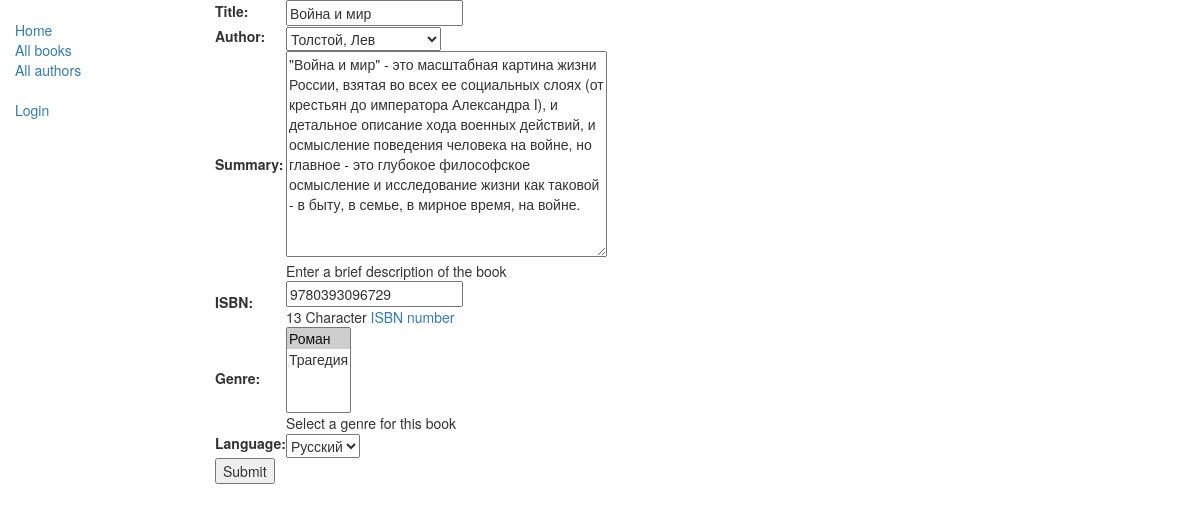
Page /catalog/book/1/update/ on the committed database.
### catalog/models.py (models this page shows, shortened)
class Book(models.Model):
    title = models.CharField(max_length=200)
    author = models.ForeignKey('Author', on_delete=models.SET_NULL, null=True)
    summary = models.TextField(max_length=1000, help_text="Enter a brief description of the book")
    isbn = models.CharField('ISBN', max_length=13,
                            unique=True,
                            help_text='13 Character <a href="https://www.isbn-international.org/content/what-isbn'
                                      '">ISBN number</a>')
    genre = models.ManyToManyField(Genre, help_text="Select a genre for this book")
    language = models.ForeignKey('Language', on_delete=models.SET_NULL, null=True)
    class Meta:
        ordering = ['title', 'author']
    def display_genre(self):
        return ', '.join([genre.name for genre in self.genre.all()[:3]])
    display_genre.short_description = 'Genre'

### catalog/views.py (the view)
# urls.py: re_path(r'^book/(?P<pk>\d+)/update/$', views.BookUpdate.as_view(), name='book_update'),
class BookUpdate(UpdateView):
    model = Book
    fields = '__all__'

### catalog/models.py (called while the page is built)
    def __str__(self):
        return self.name

    def __str__(self):
        return self.name

    def __str__(self):
        return '{0}, {1}'.format(self.last_name, self.first_name)

### catalog/templates/catalog/book_form.html (shortened to what this page needs)
{% extends "base_generic.html" %}
{% block content %}
<form action="" method="post">
    <table>
        {{ form.as_table }}
    </table>
    <input type="submit" value="Submit"/>
</form>
{% endblock %}

### rows in the picture
Book: title "Война и мир", author "Толстой, Лев", summary "\"Война и мир\" - это масштабная картина жизни России, взятая во всех ее социальных слоях (от крестьян до императора Александра I), и детальное описание хода военных действий, и осмысление поведения человека на войне, но главное - это глубокое философское осмысление и исследование жизни как таковой - в быту, в семье, в мирное время, на войне.", isbn "9780393096729", language "Русский"
